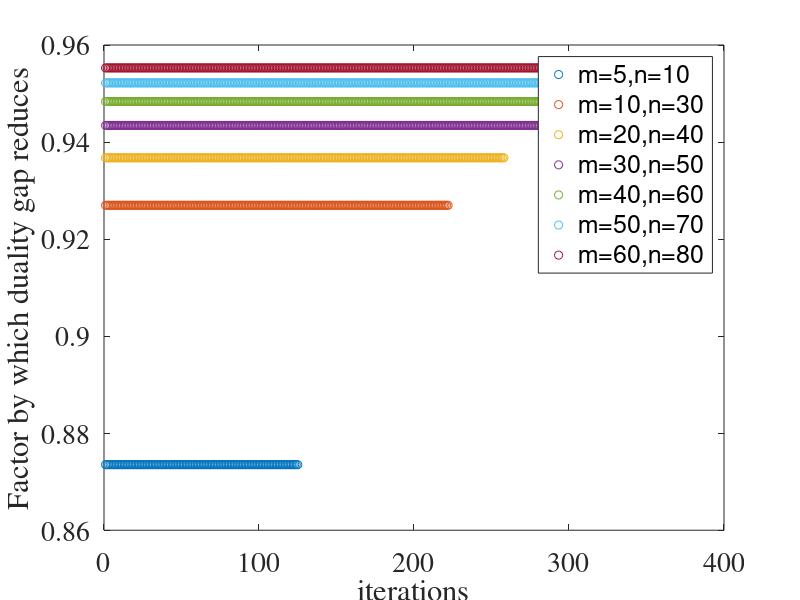

Write MATLAB code to recreate this figure.
clc
clear all

load ShortStep_1.txt
load ShortStep_2.txt
load ShortStep_3.txt
load ShortStep_4.txt
load ShortStep_5.txt
load ShortStep_6.txt
load ShortStep_7.txt
%load ShortStep_8.txt


x1 = ShortStep_1(:,1)
x2 = ShortStep_2(:,1)
x3 = ShortStep_3(:,1)
x4 = ShortStep_4(:,1)
x5 = ShortStep_5(:,1)
x6 = ShortStep_6(:,1)
x7 = ShortStep_7(:,1)

plot(x1,'o') 
hold on;
plot(x2,'o')
hold on;
plot(x3,'o')
hold on;
plot(x4,'o')
hold on;
plot(x5,'o')
hold on;
plot(x6,'o')
hold on;
plot(x7,'o')
xlabel('iterations')
ylabel('Factor by which duality gap reduces')
legend('m=5,n=10','m=10,n=30','m=20,n=40','m=30,n=50','m=40,n=60','m=50,n=70','m=60,n=80')
set(gca,'fontname','times','FontSize', 20) 

